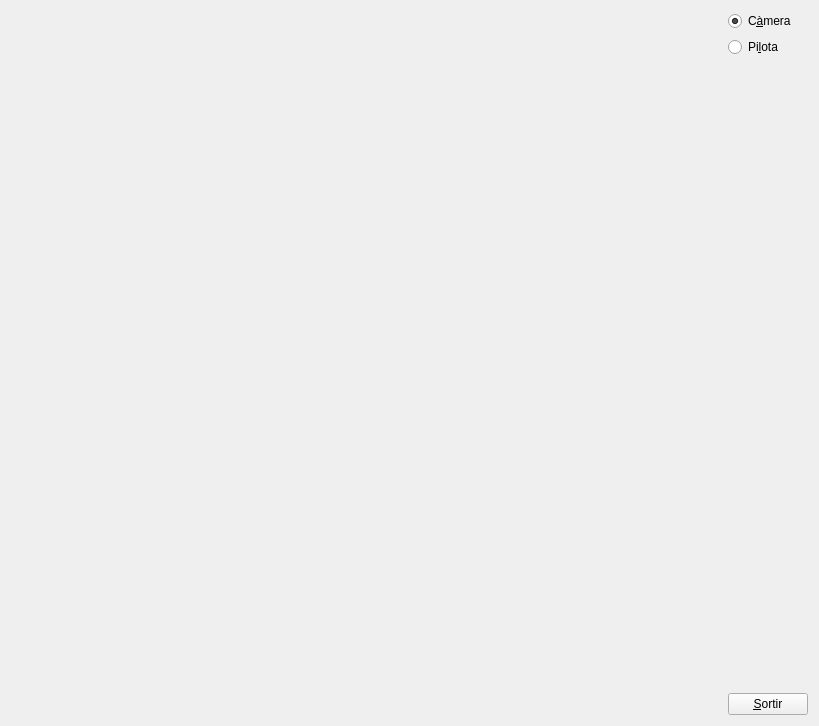
<?xml version="1.0" encoding="UTF-8"?>
<ui version="4.0">
 <class>MyForm</class>
 <widget class="QWidget" name="MyForm">
  <property name="geometry">
   <rect>
    <x>0</x>
    <y>0</y>
    <width>819</width>
    <height>726</height>
   </rect>
  </property>
  <property name="windowTitle">
   <string>IDI-Lab</string>
  </property>
  <layout class="QHBoxLayout" name="horizontalLayout">
   <item>
    <widget class="MyGLWidget" name="widget" native="true">
     <property name="sizePolicy">
      <sizepolicy hsizetype="Expanding" vsizetype="Expanding">
       <horstretch>0</horstretch>
       <verstretch>0</verstretch>
      </sizepolicy>
     </property>
    </widget>
   </item>
   <item>
    <layout class="QVBoxLayout" name="verticalLayout">
     <item>
      <widget class="QRadioButton" name="radioButton">
       <property name="text">
        <string>C&amp;àmera</string>
       </property>
       <property name="checked">
        <bool>true</bool>
       </property>
      </widget>
     </item>
     <item>
      <widget class="QRadioButton" name="radioButton_2">
       <property name="text">
        <string>Pi&amp;lota</string>
       </property>
      </widget>
     </item>
     <item>
      <spacer name="verticalSpacer">
       <property name="orientation">
        <enum>Qt::Vertical</enum>
       </property>
       <property name="sizeHint" stdset="0">
        <size>
         <width>20</width>
         <height>40</height>
        </size>
       </property>
      </spacer>
     </item>
     <item>
      <widget class="QPushButton" name="pushButton">
       <property name="sizePolicy">
        <sizepolicy hsizetype="Fixed" vsizetype="Fixed">
         <horstretch>0</horstretch>
         <verstretch>0</verstretch>
        </sizepolicy>
       </property>
       <property name="text">
        <string>&amp;Sortir</string>
       </property>
      </widget>
     </item>
    </layout>
   </item>
  </layout>
 </widget>
 <customwidgets>
  <customwidget>
   <class>MyGLWidget</class>
   <extends>QWidget</extends>
   <header>MyGLWidget.h</header>
   <container>1</container>
   <slots>
    <signal>activarCamara(bool)</signal>
    <signal>activarPelota(bool)</signal>
    <slot>checkPelota(bool)</slot>
    <slot>checkCamara(bool)</slot>
   </slots>
  </customwidget>
 </customwidgets>
 <resources/>
 <connections>
  <connection>
   <sender>pushButton</sender>
   <signal>clicked()</signal>
   <receiver>MyForm</receiver>
   <slot>close()</slot>
   <hints>
    <hint type="sourcelabel">
     <x>811</x>
     <y>718</y>
    </hint>
    <hint type="destinationlabel">
     <x>839</x>
     <y>529</y>
    </hint>
   </hints>
  </connection>
  <connection>
   <sender>widget</sender>
   <signal>activarCamara(bool)</signal>
   <receiver>radioButton</receiver>
   <slot>setChecked(bool)</slot>
   <hints>
    <hint type="sourcelabel">
     <x>655</x>
     <y>83</y>
    </hint>
    <hint type="destinationlabel">
     <x>745</x>
     <y>13</y>
    </hint>
   </hints>
  </connection>
  <connection>
   <sender>widget</sender>
   <signal>activarPelota(bool)</signal>
   <receiver>radioButton_2</receiver>
   <slot>setChecked(bool)</slot>
   <hints>
    <hint type="sourcelabel">
     <x>526</x>
     <y>187</y>
    </hint>
    <hint type="destinationlabel">
     <x>778</x>
     <y>40</y>
    </hint>
   </hints>
  </connection>
  <connection>
   <sender>radioButton</sender>
   <signal>clicked(bool)</signal>
   <receiver>widget</receiver>
   <slot>checkCamara(bool)</slot>
   <hints>
    <hint type="sourcelabel">
     <x>729</x>
     <y>18</y>
    </hint>
    <hint type="destinationlabel">
     <x>690</x>
     <y>18</y>
    </hint>
   </hints>
  </connection>
  <connection>
   <sender>radioButton_2</sender>
   <signal>clicked(bool)</signal>
   <receiver>widget</receiver>
   <slot>checkPelota(bool)</slot>
   <hints>
    <hint type="sourcelabel">
     <x>758</x>
     <y>53</y>
    </hint>
    <hint type="destinationlabel">
     <x>706</x>
     <y>150</y>
    </hint>
   </hints>
  </connection>
 </connections>
</ui>
